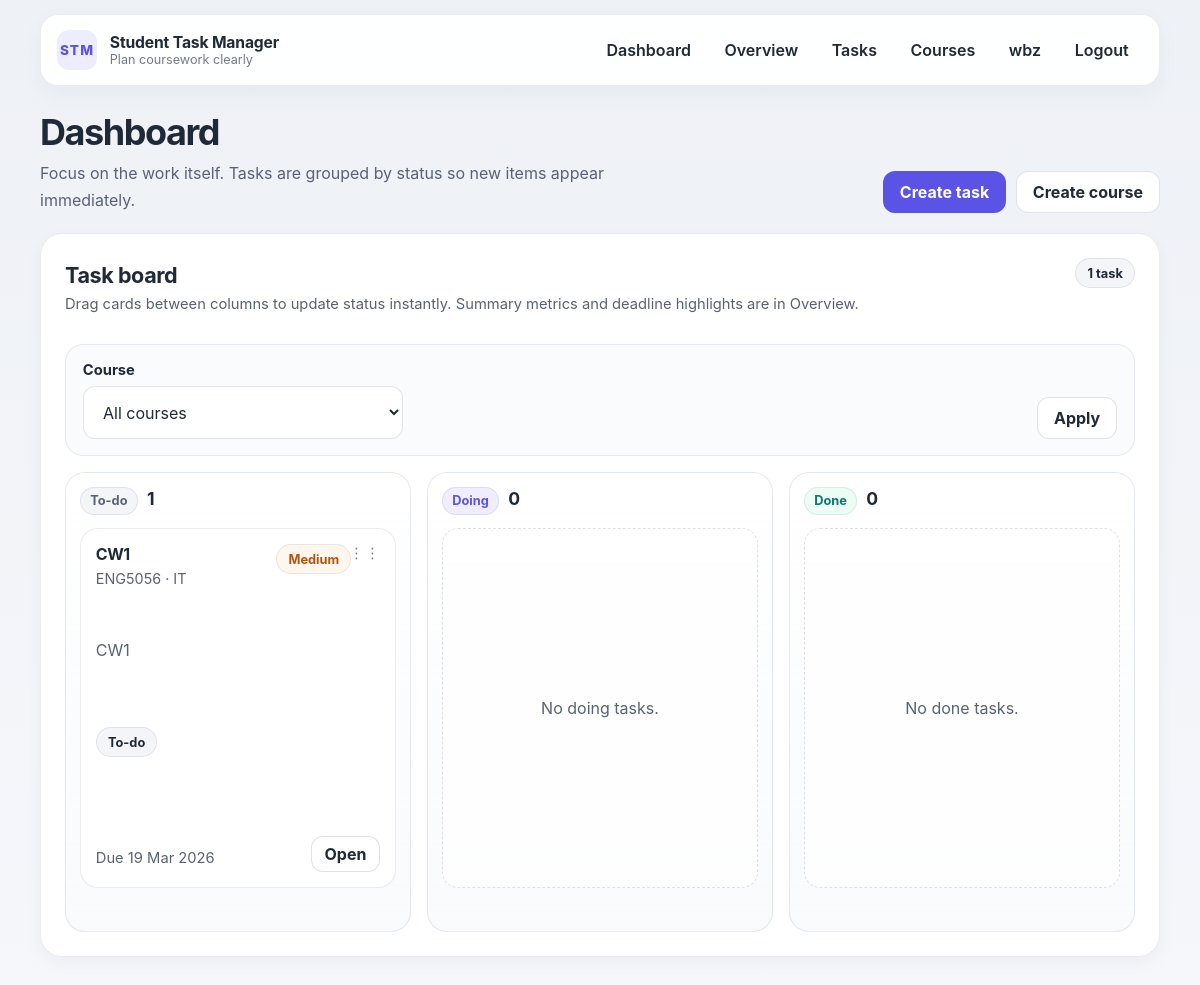
The page /dashboard/ (signed in) on the database its author committed.
### core/models.py (models this page shows, shortened)
class Profile(models.Model):
    user = models.OneToOneField(settings.AUTH_USER_MODEL, on_delete=models.CASCADE, related_name='profile')
    display_name = models.CharField(max_length=120, blank=True)
    avatar = models.URLField(blank=True, help_text='Optional image URL for your profile avatar.')
    created_at = models.DateTimeField(auto_now_add=True)

class Task(models.Model):
    class Status(models.TextChoices):
        TODO = 'todo', 'To-do'
        DOING = 'doing', 'Doing'
        DONE = 'done', 'Done'
    class Priority(models.TextChoices):
        LOW = 'low', 'Low'
        MEDIUM = 'medium', 'Medium'
        HIGH = 'high', 'High'
    user = models.ForeignKey(settings.AUTH_USER_MODEL, on_delete=models.CASCADE, related_name='tasks')
    course = models.ForeignKey(Course, on_delete=models.CASCADE, related_name='tasks')
    title = models.CharField(max_length=200)
    description = models.TextField(blank=True)
    status = models.CharField(max_length=10, choices=Status.choices, default=Status.TODO)
    priority = models.CharField(max_length=10, choices=Priority.choices, default=Priority.MEDIUM)
    due_date = models.DateField()
    completed_at = models.DateTimeField(blank=True, null=True)
    created_at = models.DateTimeField(auto_now_add=True)
    updated_at = models.DateTimeField(auto_now=True)
    class Meta:
        ordering = ['due_date', '-updated_at']
    @property
    def is_completed(self) -> bool:
        return self.status == self.Status.DONE
    @property
    def is_due_soon(self) -> bool:
        today = timezone.localdate()
        return not self.is_completed and today <= self.due_date <= today + timedelta(days=3)
    @property
    def is_overdue(self) -> bool:
        return not self.is_completed and self.due_date < timezone.localdate()
    @property
    def status_badge_class(self) -> str:
        return f'status-{self.status}'
    @property
    def priority_badge_class(self) -> str:
        return f'priority-{self.priority}'

class Course(models.Model):
    user = models.ForeignKey(settings.AUTH_USER_MODEL, on_delete=models.CASCADE, related_name='courses')
    code = models.CharField(max_length=20)
    title = models.CharField(max_length=150)
    semester = models.CharField(max_length=50, blank=True)
    created_at = models.DateTimeField(auto_now_add=True)
    class Meta:
        ordering = ['code', 'title']
        constraints = [
            models.UniqueConstraint(fields=['user', 'code'], name='unique_course_code_per_user')
        ]
    def __str__(self) -> str:
        return f'{self.code} - {self.title}'

### core/views.py (the view)
# urls.py: path('dashboard/', DashboardView.as_view(), name='dashboard'),
class DashboardView(LoginRequiredMixin, TemplateView):
    template_name = 'core/dashboard.html'
    def get_context_data(self, **kwargs):
        context = super().get_context_data(**kwargs)
        board_filter_form = DashboardCourseFilterForm(self.request.GET or None, user=self.request.user)
        all_tasks = base_task_queryset(self.request.user).order_by('due_date', '-updated_at')
        filtered_tasks = all_tasks
        selected_course = None
        if board_filter_form.is_valid():
            selected_course = board_filter_form.cleaned_data.get('course')
            if selected_course is not None:
                filtered_tasks = filtered_tasks.filter(course=selected_course)
        summary = build_dashboard_summary(filtered_tasks)
        context.update({
            'board_filter_form': board_filter_form,
            'selected_course': selected_course,
            'board_columns': build_status_board(filtered_tasks, limit_per_column=6),
            **summary,
        })
        return context

### core/forms.py
class DashboardCourseFilterForm(StyledFormMixin, forms.Form):
    course = forms.ModelChoiceField(
        required=False,
        queryset=Course.objects.none(),
        empty_label='All courses',
        label='Course',
    )
    def __init__(self, *args, **kwargs):
        user = kwargs.pop('user', None)
        super().__init__(*args, **kwargs)
        if user is not None:
            self.fields['course'].queryset = Course.objects.filter(user=user).order_by('code', 'title')
        self.apply_styling()

### core/forms.py (called while the page is built)
    def apply_styling(self):
        for field_name, field in self.fields.items():
            css_class = 'form-control'
            if isinstance(field.widget, forms.Select):
                css_class = 'form-select'
            if isinstance(field.widget, forms.CheckboxInput):
                css_class = 'form-check-input'
            field.widget.attrs.setdefault('class', css_class)
            field.widget.attrs.setdefault('autocomplete', 'off')
            if self.errors.get(field_name):
                field.widget.attrs['aria-invalid'] = 'true'

### core/services.py (called while the page is built)
def base_task_queryset(user):
    return Task.objects.filter(user=user).select_related('course')

def build_status_board(task_queryset, limit_per_column=6):
    board = []
    for status_value, label in STATUS_COLUMNS:
        board.append({
            'key': status_value,
            'label': label,
            'tasks': list(task_queryset.filter(status=status_value)[:limit_per_column]),
        })
    return board

### templates/core/dashboard.html (shortened to what this page needs)
{% extends 'base.html' %}
{% block content %}
<section class="dashboard-header-strip dashboard-header-strip-wide">
    <div>
        <h1>Dashboard</h1>
        <p class="hero-text dashboard-intro">Focus on the work itself. Tasks are grouped by status so new items appear immediately.</p>
    </div>
    <div class="button-row compact-wrap">
        <a class="btn btn-primary" href="{% url 'task_create' %}?next={{ request.get_full_path|urlencode }}">Create task</a>
        <a class="btn btn-secondary" href="{% url 'course_create' %}?next={{ request.get_full_path|urlencode }}">Create course</a>
    </div>
</section>
<section class="dashboard-board-only">
    <article class="card board-panel board-panel-full">
        <div class="section-heading board-panel-heading">
            <div>
                <h2>Task board</h2>
                <p class="small-muted">Drag cards between columns to update status instantly. Summary metrics and deadline highlights are in Overview.</p>
            </div>
            <div class="board-heading-actions">
                <span class="chip chip-neutral">{{ total_tasks }} task{{ total_tasks|pluralize }}</span>
            </div>
        </div>
        <form method="get" class="board-filter-bar" aria-label="Filter task board by course">
            <div class="board-filter-field">
                <label for="{{ board_filter_form.course.id_for_label }}">Course</label>
                {{ board_filter_form.course }}
            </div>
            <div class="button-row tight-row board-filter-actions">
                <button type="submit" class="btn btn-secondary">Apply</button>
            </div>
        </form>
        {% if total_tasks %}
            <div class="kanban-grid kanban-grid-expanded board-drag-grid" aria-label="Task board grouped by status">
                {% for column in board_columns %}
                    <section class="kanban-column kanban-column-{{ column.key }}" data-board-column data-status-key="{{ column.key }}">
                        <div class="kanban-column-header">
                            <div>
                                <span class="kanban-label">{{ column.label }}</span>
                                <strong data-column-count>{{ column.tasks|length }}</strong>
                            </div>
                        </div>
                        <div class="kanban-stack" data-board-stack data-empty-label="No {{ column.label|lower }} tasks.">
                            {% if column.tasks %}
                                {% for task in column.tasks %}
                                    {% include 'core/partials/task_board_card.html' with task=task next_url=request.get_full_path %}
                                {% endfor %}
                            {% else %}
                                <div class="kanban-empty" data-empty-state><p>No {{ column.label|lower }} tasks.</p></div>
                            {% endif %}
                        </div>
                    </section>
                {% endfor %}
            </div>
        {% endif %}
    </article>
</section>
{% endblock %}

### templates/base.html (shortened to what this page needs)
{% load static %}
<!DOCTYPE html>
<html lang="en">
<head>
    <link rel="stylesheet" href="{% static 'css/styles.css' %}?v=19">
</head>
<body class="page-transition-shell">
    <header class="site-header">
        <div class="container header-shell">
            <a class="brand" href="{% url 'dashboard' %}">
                <span class="brand-mark">STM</span>
                <span>
                    <strong>Student Task Manager</strong>
                    <small>Plan coursework clearly</small>
                </span>
            </a>
            <nav id="site-nav" class="site-nav" aria-label="Primary">
                <ul>
                    {% if request.user.is_authenticated %}
                        <li><a href="{% url 'dashboard' %}">Dashboard</a></li>
                        <li><a href="{% url 'overview' %}">Overview</a></li>
                        <li><a href="{% url 'task_list' %}">Tasks</a></li>
                        <li><a href="{% url 'course_list' %}">Courses</a></li>
                        <li><a href="{% url 'profile' %}">{{ request.user.profile.display_name|default:request.user.username }}</a></li>
                        <li>
                            <form method="post" action="{% url 'logout' %}" data-confirm-title="Log out?" data-confirm="Do you want to log out of your account now?" data-confirm-confirm="Log out" data-confirm-cancel="Cancel" data-page-transition-form>
                                <button class="link-button" type="submit">Logout</button>
                            </form>
                        </li>
                    {% else %}
                        <li><a href="{% url 'login' %}">Login</a></li>
                        <li><a class="nav-pill guest-register-link" href="{% url 'register' %}">Create account</a></li>
                    {% endif %}
                </ul>
            </nav>
        </div>
    </header>
    <main id="main-content" class="container main-shell page-transition-main">
        {% block content %}{% endblock %}
    </main>
</body>
</html>

### templates/core/partials/task_board_card.html (shortened to what this page needs)
<article class="kanban-task kanban-task-roomy " data-task-id="{{ task.id }}" data-task-status="{{ task.status }}" data-quick-status-url="{% url 'quick_status_update' task.pk %}" draggable="true">
    <div class="kanban-drag-handle" aria-hidden="true">⋮⋮</div>
    <div class="kanban-task-top">
        <div>
            <a class="task-title-link" href="{% url 'task_detail' task.pk %}{% if next_url %}?next={{ next_url|urlencode }}{% endif %}"><h3>{{ task.title }}</h3></a>
            <p>{{ task.course.code }} · {{ task.course.title }}</p>
        </div>
        <span class="badge {{ task.priority_badge_class }}">{{ task.get_priority_display }}</span>
    </div>
    {% if task.description %}
        <p class="task-card-copy clamp-3">{{ task.description }}</p>
    {% else %}
        <p class="task-card-copy muted">No description added.</p>
    {% endif %}
    <div class="kanban-task-meta">
        <span class="badge status-badge {{ task.status_badge_class }}" data-status-text>{{ task.get_status_display }}</span>
    </div>
    <div class="kanban-task-footer kanban-task-footer-roomy">
        <span class="small-muted">Due {{ task.due_date|date:'d M Y' }}</span>
        <div class="button-row tight-row kanban-task-actions">
            <a class="btn btn-ghost" href="{% url 'task_detail' task.pk %}{% if next_url %}?next={{ next_url|urlencode }}{% endif %}">Open</a>
        </div>
    </div>
</article>

### rows shown on the page
Task: title "CW1", course.code "ENG5056", course "IT", priority "Medium", description "CW1", status "To-do", due_date "19 Mar 2026"

### other values the page prints
{{ request.user.profile.display_name|default:request.user.username }} "wbz"
{{ total_tasks }} "1"
{{ column.label }} "To-do" "Doing" "Done"
{{ column.tasks|length }} "1" "0" "0"
{{ column.label|lower }} "doing" "done"
